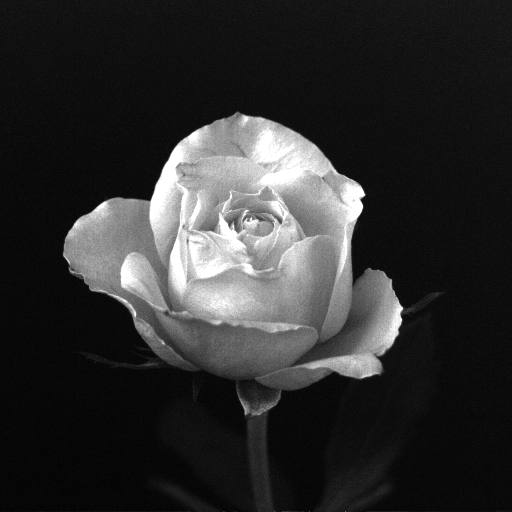
#> input picture work3/康柳/rose512.tif, 512 x 512 px
$ python FFT.py
#> lines starting #> are read from the running program, lines starting #| are printed output that depends on the picture
import numpy as np
import cv2
import matplotlib.pyplot as plt
from sklearn import preprocessing


def dft2D(f):
    #二维傅里叶
    F = np.zeros([f.shape[0], f.shape[1]], dtype=complex)
    for i in range(f.shape[0]):
        F[i,:] = np.fft.fft(f[i,:])
    for i in range(f.shape[1]):
        F[:,i] = np.fft.fft(F[:,i])
    return F


if __name__=='__main__':
    f = cv2.imread('rose512.tif',0)
#> f is the input picture: shape (512, 512); min 0, max 255, mean 46.8
    f = f/255
    F = dft2D(f)
    F2 = np.abs(F)
    #F = np.log(np.abs(F)) #将图像转换成幅值谱,取log使数据落在0-255之间
    #FF = np.fft.fftshift(FF)  #中心化

    M = F.shape[0]
#> M = 512
    N = F.shape[1]
#> N = 512
    FF = np.mat(F).H.T  #取共轭
    f1 = dft2D(FF)
    f2 = f1/(M*N)
    ff = np.mat(f2).H.T
    g = np.abs(ff)
    d = f-g
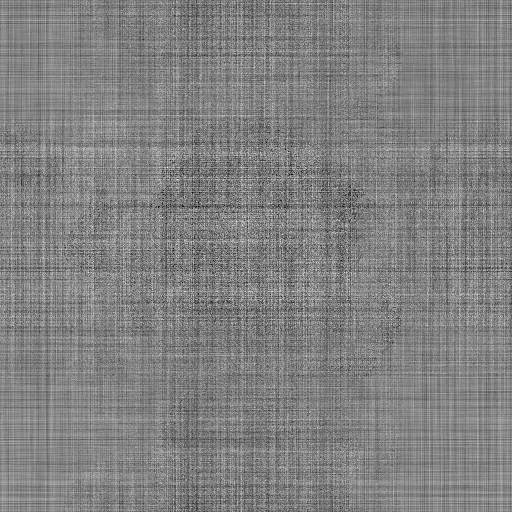
#> d: shape (512, 512) float64; min -5.55e-16, max 5.55e-16, mean 7.72e-18; drawn with min black and max white
    d = d.astype(int)
#> d: shape (512, 512) int64; every value is 0


    fig = plt.figure(figsize=(12, 3))  # figure 的大小
    ax1 = fig.add_subplot(131)
    plt.axis('off')
    plt.title('question1:F(FFT)')
    plt.imshow(F2,cmap='gray')

    ax1 = fig.add_subplot(132)
    plt.axis('off')
    plt.title('question2:g(IFFT)')
    plt.imshow(g,cmap='gray')

    ax1 = fig.add_subplot(133)
    plt.axis('off')
    plt.title('question3:d = f-g')
    plt.imshow(d, cmap='gray')
    plt.show()
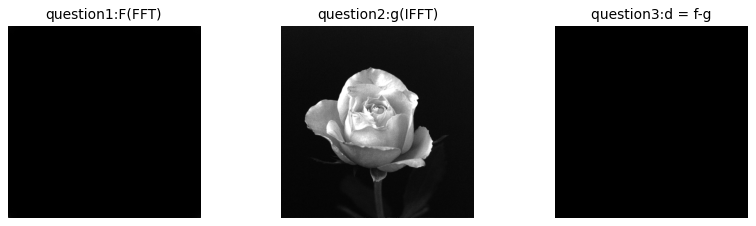
#> figure drawn by matplotlib, 3 panels

'''
    plt.imshow(F2, cmap='gray')
    # cv2.imwrite('FFT.png',F2)
    plt.imshow(f_new - f, cmap='gray')
'''
